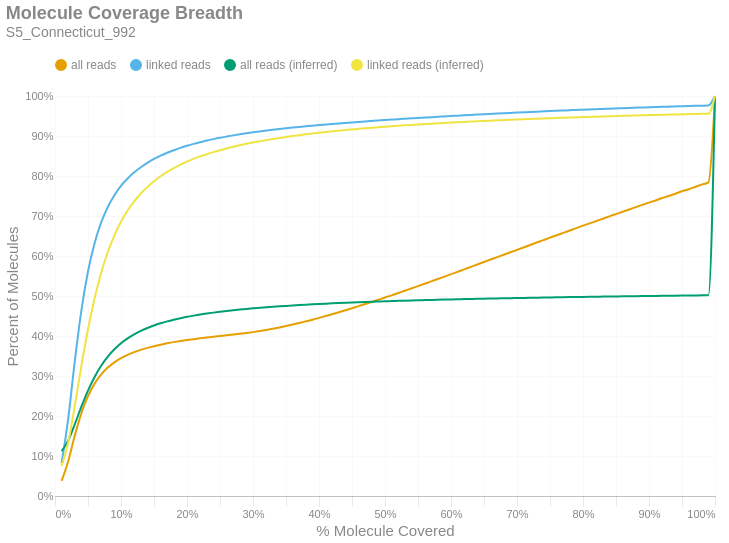

Notebook code for this chart:
### Markdown cell above
### Molecule Read Coverage
This chart shows molecule coverage breadth as computed by the number of bases aligned to that molecule. In other words, "*how much of each unique long molecule is actually sequenced/aligned?*" Keep in mind there is a distinction between sequences and alignments, since some sequences belonging to a particular molecule may not align well and wouldn't appear in the alignment data. This chart also shows molecule coverage breadth as computed by the *inferred fragment* from which the aligned sequences originate. Unlike read coverage, this calculation takes into account the total insert size, including unsequenced gaps between the forward and reverse reads. Like the previous figures, these are cumulative percents.

### Code cell
if SKIPLR:
    print_html(f"Skipped")
else:
    binned_df = consolidated_hist(valids['coverage_bp'], mask, 0.01, True)
    binned_df_inf = consolidated_hist(valids['coverage_inserts'], mask, 0.01, True)
    binned_df = binned_df.with_columns(pl.lit(binned_df_inf['all reads (cumsum)']).alias('all reads (inferred)'))
    binned_df = binned_df.with_columns(pl.lit(binned_df_inf['linked reads (cumsum)']).alias('linked reads (inferred)'))
    binned_df = binned_df.with_columns(
        (pl.col('bin').cast(pl.Float64) + 0.01).alias('right_edge')
    )

    with SafeRender(binned_df):
        (
            density_plot(binned_df, 'Molecule Coverage Breadth', samplename, 'molcov', ['all reads (inferred)','linked reads (inferred)'])
            .encode(
                #x=alt.X('bin:Q', title="% Molecule Covered").axis(format = '%').scale(padding=0),
                x=alt.X('right_edge:Q', title="% Molecule Covered").axis(format='%').scale(padding=0),
                y=alt.Y('value:Q', title='Percent of Molecules')
                    .axis(format='%')
                    .stack(False)
                    .scale(domainMin=0, padding=0),
                color=alt.Color("key:N").scale(domain = ["all reads", "linked reads", "all reads (inferred)", "linked reads (inferred)"]),
                tooltip = [
                    alt.Tooltip("key:N", title = "Data Type"),
                    alt.Tooltip("range_label:N", title="% Molecule Covered"),
                    alt.Tooltip("value:Q", format = ".2%", title="% Molecules")
                ]
            )
        ).display()

### Figure 1 — Vega-Lite specification as saved in the notebook (floating-point values rounded to 4 significant figures)
{"width": "container", "height": 400, "config": {"title": {"anchor": "start", "dy": -15, "fontSize": 18, "color": "#888888", "subtitleColor": "#888888", "subtitleFontSize": 14}, "arc": {"fill": "#0072B2"}, "axis": {"domainColor": "#888888", "domainWidth": 0.5, "gridWidth": 0.2, "grid": false, "titleFontWeight": 400, "titleFontSize": 15, "labelFontSize": 11, "labelColor": "#888888", "tickColor": "#888888", "tickWidth": 0.2, "titleColor": "#888888"}, "axisBand": {"grid": false}, "axisX": {"grid": true, "tickSize": 10, "domainCap": "round"}, "axisY": {"domain": false, "grid": true, "tickSize": 0, "domainCap": "round"}, "background": "transparent", "header": {"labelFontSize": 15, "labelColor": "#888888", "titleFontSize": 15, "titleFontWeight": 600, "titleColor": "#888888"}, "legend": {"labelFont": "sans-serif", "labelFontSize": 12, "labelColor": "#888888", "symbolSize": 100, "symbolType": "circle", "titleFontSize": 12, "titlePadding": 10, "titleColor": "#888888", "title": null, "orient": "top"}, "range": {"category": ["#E69F00", "#56B4E9", "#009E73", "#F0E442", "#0072B2", "#D55E00", "#CC79A7", "#000000"], "diverging": ["#cfe8f3", "#a2d4ec", "#73bfe2", "#46abdb", "#1696d2", "#12719e"]}, "area": {"fill": "#0072B2", "fillOpacity": 0.7, "line": true, "strokeOpacity": 0.7}, "line": {"color": "#0072B2", "stroke": "#0072B2", "strokeWidth": 2}, "trail": {"color": "#0072B2", "stroke": "#0072B2", "strokeWidth": 0, "size": 1}, "point": {"filled": true, "fillOpacity": 1.0, "size": 95}, "text": {"color": "#888888", "fontSize": 11, "align": "right", "fontWeight": 400, "size": 11}, "bar": {"fill": "#0072B2", "stroke": null}, "view": {"stroke": null, "continuousWidth": 660, "continuousHeight": 400}}, "data": {"name": "data-01a08a0b990abdfce60ac549416abec6"}, "mark": {"type": "line", "interpolate": "monotone", "point": {"opacity": 0, "size": 275}}, "encoding": {"color": {"field": "key", "scale": {"domain": ["all reads", "linked reads", "all reads (inferred)", "linked reads (inferred)"]}, "type": "nominal"}, "tooltip": [{"field": "key", "title": "Data Type", "type": "nominal"}, {"field": "range_label", "title": "% Molecule Covered", "type": "nominal"}, {"field": "value", "format": ".2%", "title": "% Molecules", "type": "quantitative"}], "x": {"axis": {"format": "%"}, "field": "right_edge", "scale": {"padding": 0}, "title": "% Molecule Covered", "type": "quantitative"}, "y": {"axis": {"format": "%"}, "field": "value", "scale": {"domainMin": 0, "padding": 0}, "stack": false, "title": "Percent of Molecules", "type": "quantitative"}}, "params": [{"name": "param_c36ac31b6afebe62", "select": {"type": "point", "fields": ["key"]}, "bind": "legend"}], "title": {"text": "Molecule Coverage Breadth", "subtitle": "S5_Connecticut_992"}, "transform": [{"fold": ["all reads (cumsum)", "linked reads (cumsum)", "all reads (inferred)", "linked reads (inferred)"]}, {"calculate": "replace(datum.key, ' (cumsum)', '')", "as": "key"}, {"filter": {"param": "param_c36ac31b6afebe62"}}], "usermeta": {"embedOptions": {"downloadFileName": "S5_Connecticut_992.molcov"}}, "$schema": "https://vega.github.io/schema/vega-lite/v6.1.0.json", "datasets": {"data-01a08a0b990abdfce60ac549416abec6": [{"bin": "0.0", "interval": "0.0-0.01", "all reads": 0.03793, "linked reads": 0.08247, "all reads (cumsum)": 0.03793, "linked reads (cumsum)": 0.08247, "range_label": "0.0-0.01", "all reads (inferred)": 0.112, "linked reads (inferred)": 0.07504, "right_edge": 0.01}, {"bin": "0.01", "interval": "0.01-0.02", "all reads": 0.04916, "linked reads": 0.1103, "all reads (cumsum)": 0.08708, "linked reads (cumsum)": 0.1928, "range_label": "0.01-0.02", "all reads (inferred)": 0.1385, "linked reads (inferred)": 0.1338, "right_edge": 0.02}, {"bin": "0.02", "interval": "0.02-0.03", "all reads": 0.0639, "linked reads": 0.1446, "all reads (cumsum)": 0.151, "linked reads (cumsum)": 0.3374, "range_label": "0.02-0.03", "all reads (inferred)": 0.1794, "linked reads (inferred)": 0.226, "right_edge": 0.03}, {"bin": "0.03", "interval": "0.03-0.04", "all reads": 0.05597, "linked reads": 0.1269, "all reads (cumsum)": 0.2069, "linked reads (cumsum)": 0.4643, "range_label": "0.03-0.04", "all reads (inferred)": 0.2233, "linked reads (inferred)": 0.3256, "right_edge": 0.04}, {"bin": "0.04", "interval": "0.04-0.05", "all reads": 0.04277, "linked reads": 0.09698, "all reads (cumsum)": 0.2497, "linked reads (cumsum)": 0.5613, "range_label": "0.04-0.05", "all reads (inferred)": 0.2635, "linked reads (inferred)": 0.4169, "right_edge": 0.05}, {"bin": "0.05", "interval": "0.05-0.06", "all reads": 0.03126, "linked reads": 0.0708, "all reads (cumsum)": 0.281, "linked reads (cumsum)": 0.6321, "range_label": "0.05-0.06", "all reads (inferred)": 0.2976, "linked reads (inferred)": 0.4944, "right_edge": 0.06}, {"bin": "0.06", "interval": "0.06-0.07", "all reads": 0.02291, "linked reads": 0.05183, "all reads (cumsum)": 0.3039, "linked reads (cumsum)": 0.6839, "range_label": "0.06-0.07", "all reads (inferred)": 0.3256, "linked reads (inferred)": 0.5582, "right_edge": 0.07}, {"bin": "0.07", "interval": "0.07-0.08", "all reads": 0.0171, "linked reads": 0.03862, "all reads (cumsum)": 0.321, "linked reads (cumsum)": 0.7225, "range_label": "0.07-0.08", "all reads (inferred)": 0.3483, "linked reads (inferred)": 0.6099, "right_edge": 0.08}, {"bin": "0.08", "interval": "0.08-0.09", "all reads": 0.01308, "linked reads": 0.02952, "all reads (cumsum)": 0.3341, "linked reads (cumsum)": 0.752, "range_label": "0.08-0.09", "all reads (inferred)": 0.3667, "linked reads (inferred)": 0.6516, "right_edge": 0.09}, {"bin": "0.09", "interval": "0.09-0.1", "all reads": 0.01031, "linked reads": 0.02317, "all reads (cumsum)": 0.3444, "linked reads (cumsum)": 0.7752, "range_label": "0.09-0.1", "all reads (inferred)": 0.3817, "linked reads (inferred)": 0.6858, "right_edge": 0.1}, {"bin": "0.1", "interval": "0.1-0.11", "all reads": 0.008239, "linked reads": 0.01846, "all reads (cumsum)": 0.3526, "linked reads (cumsum)": 0.7937, "range_label": "0.1-0.11", "all reads (inferred)": 0.394, "linked reads (inferred)": 0.7136, "right_edge": 0.11}, {"bin": "0.11", "interval": "0.11-0.12", "all reads": 0.00699, "linked reads": 0.01563, "all reads (cumsum)": 0.3596, "linked reads (cumsum)": 0.8093, "range_label": "0.11-0.12", "all reads (inferred)": 0.4041, "linked reads (inferred)": 0.7367, "right_edge": 0.12}, {"bin": "0.12", "interval": "0.12-0.13", "all reads": 0.005698, "linked reads": 0.01271, "all reads (cumsum)": 0.3653, "linked reads (cumsum)": 0.822, "range_label": "0.12-0.13", "all reads (inferred)": 0.4127, "linked reads (inferred)": 0.7562, "right_edge": 0.13}, {"bin": "0.13", "interval": "0.13-0.14", "all reads": 0.004951, "linked reads": 0.011, "all reads (cumsum)": 0.3703, "linked reads (cumsum)": 0.833, "range_label": "0.13-0.14", "all reads (inferred)": 0.42, "linked reads (inferred)": 0.7727, "right_edge": 0.14}, {"bin": "0.14", "interval": "0.14-0.15", "all reads": 0.004292, "linked reads": 0.0095, "all reads (cumsum)": 0.3746, "linked reads (cumsum)": 0.8425, "range_label": "0.14-0.15", "all reads (inferred)": 0.4263, "linked reads (inferred)": 0.7869, "right_edge": 0.15}, {"bin": "0.15", "interval": "0.15-0.16", "all reads": 0.003747, "linked reads": 0.00826, "all reads (cumsum)": 0.3783, "linked reads (cumsum)": 0.8508, "range_label": "0.15-0.16", "all reads (inferred)": 0.4317, "linked reads (inferred)": 0.7993, "right_edge": 0.16}, {"bin": "0.16", "interval": "0.16-0.17", "all reads": 0.003342, "linked reads": 0.007277, "all reads (cumsum)": 0.3816, "linked reads (cumsum)": 0.8581, "range_label": "0.16-0.17", "all reads (inferred)": 0.4365, "linked reads (inferred)": 0.8102, "right_edge": 0.17}, {"bin": "0.17", "interval": "0.17-0.18", "all reads": 0.003014, "linked reads": 0.006465, "all reads (cumsum)": 0.3847, "linked reads (cumsum)": 0.8645, "range_label": "0.17-0.18", "all reads (inferred)": 0.4407, "linked reads (inferred)": 0.8196, "right_edge": 0.18}, {"bin": "0.18", "interval": "0.18-0.19", "all reads": 0.002729, "linked reads": 0.00578, "all reads (cumsum)": 0.3874, "linked reads (cumsum)": 0.8703, "range_label": "0.18-0.19", "all reads (inferred)": 0.4445, "linked reads (inferred)": 0.8282, "right_edge": 0.19}, {"bin": "0.19", "interval": "0.19-0.2", "all reads": 0.002491, "linked reads": 0.005221, "all reads (cumsum)": 0.3899, "linked reads (cumsum)": 0.8755, "range_label": "0.19-0.2", "all reads (inferred)": 0.4479, "linked reads (inferred)": 0.8359, "right_edge": 0.2}, {"bin": "0.2", "interval": "0.2-0.21", "all reads": 0.002285, "linked reads": 0.00472, "all reads (cumsum)": 0.3922, "linked reads (cumsum)": 0.8802, "range_label": "0.2-0.21", "all reads (inferred)": 0.4509, "linked reads (inferred)": 0.8427, "right_edge": 0.21}, {"bin": "0.21", "interval": "0.21-0.22", "all reads": 0.002125, "linked reads": 0.004243, "all reads (cumsum)": 0.3943, "linked reads (cumsum)": 0.8845, "range_label": "0.21-0.22", "all reads (inferred)": 0.4537, "linked reads (inferred)": 0.849, "right_edge": 0.22}, {"bin": "0.22", "interval": "0.22-0.23", "all reads": 0.002046, "linked reads": 0.004026, "all reads (cumsum)": 0.3963, "linked reads (cumsum)": 0.8885, "range_label": "0.22-0.23", "all reads (inferred)": 0.4562, "linked reads (inferred)": 0.8545, "right_edge": 0.23}, {"bin": "0.23", "interval": "0.23-0.24", "all reads": 0.001923, "linked reads": 0.00365, "all reads (cumsum)": 0.3983, "linked reads (cumsum)": 0.8922, "range_label": "0.23-0.24", "all reads (inferred)": 0.4585, "linked reads (inferred)": 0.8597, "right_edge": 0.24}, {"bin": "0.24", "interval": "0.24-0.25", "all reads": 0.001843, "linked reads": 0.003402, "all reads (cumsum)": 0.4001, "linked reads (cumsum)": 0.8956, "range_label": "0.24-0.25", "all reads (inferred)": 0.4606, "linked reads (inferred)": 0.8645, "right_edge": 0.25}, {"bin": "0.25", "interval": "0.25-0.26", "all reads": 0.001745, "linked reads": 0.003075, "all reads (cumsum)": 0.4018, "linked reads (cumsum)": 0.8986, "range_label": "0.25-0.26", "all reads (inferred)": 0.4626, "linked reads (inferred)": 0.8689, "right_edge": 0.26}, {"bin": "0.26", "interval": "0.26-0.27", "all reads": 0.001737, "linked reads": 0.002929, "all reads (cumsum)": 0.4036, "linked reads (cumsum)": 0.9016, "range_label": "0.26-0.27", "all reads (inferred)": 0.4644, "linked reads (inferred)": 0.8731, "right_edge": 0.27}, {"bin": "0.27", "interval": "0.27-0.28", "all reads": 0.001815, "linked reads": 0.002762, "all reads (cumsum)": 0.4054, "linked reads (cumsum)": 0.9043, "range_label": "0.27-0.28", "all reads (inferred)": 0.4661, "linked reads (inferred)": 0.8769, "right_edge": 0.28}, {"bin": "0.28", "interval": "0.28-0.29", "all reads": 0.001988, "linked reads": 0.002523, "all reads (cumsum)": 0.4074, "linked reads (cumsum)": 0.9069, "range_label": "0.28-0.29", "all reads (inferred)": 0.4677, "linked reads (inferred)": 0.8804, "right_edge": 0.29}, {"bin": "0.29", "interval": "0.29-0.3", "all reads": 0.002298, "linked reads": 0.002393, "all reads (cumsum)": 0.4097, "linked reads (cumsum)": 0.9092, "range_label": "0.29-0.3", "all reads (inferred)": 0.4691, "linked reads (inferred)": 0.8838, "right_edge": 0.3}, {"bin": "0.3", "interval": "0.3-0.31", "all reads": 0.002552, "linked reads": 0.002228, "all reads (cumsum)": 0.4122, "linked reads (cumsum)": 0.9115, "range_label": "0.3-0.31", "all reads (inferred)": 0.4705, "linked reads (inferred)": 0.8868, "right_edge": 0.31}, {"bin": "0.31", "interval": "0.31-0.32", "all reads": 0.002767, "linked reads": 0.002067, "all reads (cumsum)": 0.415, "linked reads (cumsum)": 0.9135, "range_label": "0.31-0.32", "all reads (inferred)": 0.4718, "linked reads (inferred)": 0.8897, "right_edge": 0.32}, {"bin": "0.32", "interval": "0.32-0.33", "all reads": 0.003117, "linked reads": 0.002015, "all reads (cumsum)": 0.4181, "linked reads (cumsum)": 0.9156, "range_label": "0.32-0.33", "all reads (inferred)": 0.473, "linked reads (inferred)": 0.8925, "right_edge": 0.33}, {"bin": "0.33", "interval": "0.33-0.34", "all reads": 0.003268, "linked reads": 0.001918, "all reads (cumsum)": 0.4214, "linked reads (cumsum)": 0.9175, "range_label": "0.33-0.34", "all reads (inferred)": 0.4742, "linked reads (inferred)": 0.8951, "right_edge": 0.34}, {"bin": "0.34", "interval": "0.34-0.35", "all reads": 0.003483, "linked reads": 0.001803, "all reads (cumsum)": 0.4249, "linked reads (cumsum)": 0.9193, "range_label": "0.34-0.35", "all reads (inferred)": 0.4753, "linked reads (inferred)": 0.8976, "right_edge": 0.35}, {"bin": "0.35", "interval": "0.35-0.36", "all reads": 0.003692, "linked reads": 0.001727, "all reads (cumsum)": 0.4286, "linked reads (cumsum)": 0.921, "range_label": "0.35-0.36", "all reads (inferred)": 0.4763, "linked reads (inferred)": 0.8999, "right_edge": 0.36}, {"bin": "0.36", "interval": "0.36-0.37", "all reads": 0.003918, "linked reads": 0.001641, "all reads (cumsum)": 0.4325, "linked reads (cumsum)": 0.9226, "range_label": "0.36-0.37", "all reads (inferred)": 0.4773, "linked reads (inferred)": 0.9021, "right_edge": 0.37}, {"bin": "0.37", "interval": "0.37-0.38", "all reads": 0.004119, "linked reads": 0.001596, "all reads (cumsum)": 0.4366, "linked reads (cumsum)": 0.9242, "range_label": "0.37-0.38", "all reads (inferred)": 0.4783, "linked reads (inferred)": 0.9042, "right_edge": 0.38}, {"bin": "0.38", "interval": "0.38-0.39", "all reads": 0.004242, "linked reads": 0.001554, "all reads (cumsum)": 0.4408, "linked reads (cumsum)": 0.9258, "range_label": "0.38-0.39", "all reads (inferred)": 0.4791, "linked reads (inferred)": 0.9062, "right_edge": 0.39}, {"bin": "0.39", "interval": "0.39-0.4", "all reads": 0.004543, "linked reads": 0.001539, "all reads (cumsum)": 0.4454, "linked reads (cumsum)": 0.9273, "range_label": "0.39-0.4", "all reads (inferred)": 0.48, "linked reads (inferred)": 0.9081, "right_edge": 0.4}, {"bin": "0.4", "interval": "0.4-0.41", "all reads": 0.004454, "linked reads": 0.0014, "all reads (cumsum)": 0.4498, "linked reads (cumsum)": 0.9287, "range_label": "0.4-0.41", "all reads (inferred)": 0.4808, "linked reads (inferred)": 0.91, "right_edge": 0.41}, {"bin": "0.41", "interval": "0.41-0.42", "all reads": 0.004703, "linked reads": 0.001382, "all reads (cumsum)": 0.4545, "linked reads (cumsum)": 0.9301, "range_label": "0.41-0.42", "all reads (inferred)": 0.4816, "linked reads (inferred)": 0.9117, "right_edge": 0.42}, {"bin": "0.42", "interval": "0.42-0.43", "all reads": 0.00484, "linked reads": 0.00134, "all reads (cumsum)": 0.4594, "linked reads (cumsum)": 0.9315, "range_label": "0.42-0.43", "all reads (inferred)": 0.4823, "linked reads (inferred)": 0.9134, "right_edge": 0.43}, {"bin": "0.43", "interval": "0.43-0.44", "all reads": 0.00497, "linked reads": 0.001272, "all reads (cumsum)": 0.4644, "linked reads (cumsum)": 0.9327, "range_label": "0.43-0.44", "all reads (inferred)": 0.483, "linked reads (inferred)": 0.9149, "right_edge": 0.44}, {"bin": "0.44", "interval": "0.44-0.45", "all reads": 0.005063, "linked reads": 0.001256, "all reads (cumsum)": 0.4694, "linked reads (cumsum)": 0.934, "range_label": "0.44-0.45", "all reads (inferred)": 0.4838, "linked reads (inferred)": 0.9165, "right_edge": 0.45}, {"bin": "0.45", "interval": "0.45-0.46", "all reads": 0.005197, "linked reads": 0.001284, "all reads (cumsum)": 0.4746, "linked reads (cumsum)": 0.9353, "range_label": "0.45-0.46", "all reads (inferred)": 0.4844, "linked reads (inferred)": 0.9179, "right_edge": 0.46}, {"bin": "0.46", "interval": "0.46-0.47", "all reads": 0.005211, "linked reads": 0.001218, "all reads (cumsum)": 0.4798, "linked reads (cumsum)": 0.9365, "range_label": "0.46-0.47", "all reads (inferred)": 0.485, "linked reads (inferred)": 0.9193, "right_edge": 0.47}, {"bin": "0.47", "interval": "0.47-0.48", "all reads": 0.005357, "linked reads": 0.001162, "all reads (cumsum)": 0.4852, "linked reads (cumsum)": 0.9376, "range_label": "0.47-0.48", "all reads (inferred)": 0.4856, "linked reads (inferred)": 0.9207, "right_edge": 0.48}, {"bin": "0.48", "interval": "0.48-0.49", "all reads": 0.005315, "linked reads": 0.001159, "all reads (cumsum)": 0.4905, "linked reads (cumsum)": 0.9388, "range_label": "0.48-0.49", "all reads (inferred)": 0.4862, "linked reads (inferred)": 0.922, "right_edge": 0.49}, {"bin": "0.49", "interval": "0.49-0.5", "all reads": 0.00587, "linked reads": 0.001147, "all reads (cumsum)": 0.4964, "linked reads (cumsum)": 0.94, "range_label": "0.49-0.5", "all reads (inferred)": 0.4868, "linked reads (inferred)": 0.9232, "right_edge": 0.5}, {"bin": "0.5", "interval": "0.5-0.51", "all reads": 0.005204, "linked reads": 0.001073, "all reads (cumsum)": 0.5016, "linked reads (cumsum)": 0.941, "range_label": "0.5-0.51", "all reads (inferred)": 0.4873, "linked reads (inferred)": 0.9244, "right_edge": 0.51}, {"bin": "0.51", "interval": "0.51-0.52", "all reads": 0.005866, "linked reads": 0.001105, "all reads (cumsum)": 0.5074, "linked reads (cumsum)": 0.9421, "range_label": "0.51-0.52", "all reads (inferred)": 0.4878, "linked reads (inferred)": 0.9256, "right_edge": 0.52}, {"bin": "0.52", "interval": "0.52-0.53", "all reads": 0.005639, "linked reads": 0.00101, "all reads (cumsum)": 0.5131, "linked reads (cumsum)": 0.9431, "range_label": "0.52-0.53", "all reads (inferred)": 0.4883, "linked reads (inferred)": 0.9267, "right_edge": 0.53}, {"bin": "0.53", "interval": "0.53-0.54", "all reads": 0.005844, "linked reads": 0.001008, "all reads (cumsum)": 0.5189, "linked reads (cumsum)": 0.9442, "range_label": "0.53-0.54", "all reads (inferred)": 0.4888, "linked reads (inferred)": 0.9278, "right_edge": 0.54}, {"bin": "0.54", "interval": "0.54-0.55", "all reads": 0.005782, "linked reads": 0.001016, "all reads (cumsum)": 0.5247, "linked reads (cumsum)": 0.9452, "range_label": "0.54-0.55", "all reads (inferred)": 0.4893, "linked reads (inferred)": 0.9289, "right_edge": 0.55}, {"bin": "0.55", "interval": "0.55-0.56", "all reads": 0.0059, "linked reads": 0.0009769, "all reads (cumsum)": 0.5306, "linked reads (cumsum)": 0.9461, "range_label": "0.55-0.56", "all reads (inferred)": 0.4898, "linked reads (inferred)": 0.9299, "right_edge": 0.56}, {"bin": "0.56", "interval": "0.56-0.57", "all reads": 0.00598, "linked reads": 0.0009919, "all reads (cumsum)": 0.5366, "linked reads (cumsum)": 0.9471, "range_label": "0.56-0.57", "all reads (inferred)": 0.4902, "linked reads (inferred)": 0.9309, "right_edge": 0.57}, {"bin": "0.57", "interval": "0.57-0.58", "all reads": 0.005826, "linked reads": 0.0009209, "all reads (cumsum)": 0.5424, "linked reads (cumsum)": 0.9481, "range_label": "0.57-0.58", "all reads (inferred)": 0.4906, "linked reads (inferred)": 0.9318, "right_edge": 0.58}, {"bin": "0.58", "interval": "0.58-0.59", "all reads": 0.006026, "linked reads": 0.00095, "all reads (cumsum)": 0.5484, "linked reads (cumsum)": 0.949, "range_label": "0.58-0.59", "all reads (inferred)": 0.4911, "linked reads (inferred)": 0.9327, "right_edge": 0.59}, {"bin": "0.59", "interval": "0.59-0.6", "all reads": 0.006104, "linked reads": 0.0009509, "all reads (cumsum)": 0.5545, "linked reads (cumsum)": 0.95, "range_label": "0.59-0.6", "all reads (inferred)": 0.4915, "linked reads (inferred)": 0.9336, "right_edge": 0.6}, {"bin": "0.6", "interval": "0.6-0.61", "all reads": 0.00588, "linked reads": 0.0009045, "all reads (cumsum)": 0.5604, "linked reads (cumsum)": 0.9509, "range_label": "0.6-0.61", "all reads (inferred)": 0.4918, "linked reads (inferred)": 0.9345, "right_edge": 0.61}, {"bin": "0.61", "interval": "0.61-0.62", "all reads": 0.006259, "linked reads": 0.0009262, "all reads (cumsum)": 0.5667, "linked reads (cumsum)": 0.9518, "range_label": "0.61-0.62", "all reads (inferred)": 0.4922, "linked reads (inferred)": 0.9353, "right_edge": 0.62}, {"bin": "0.62", "interval": "0.62-0.63", "all reads": 0.006016, "linked reads": 0.0009028, "all reads (cumsum)": 0.5727, "linked reads (cumsum)": 0.9527, "range_label": "0.62-0.63", "all reads (inferred)": 0.4926, "linked reads (inferred)": 0.9361, "right_edge": 0.63}, {"bin": "0.63", "interval": "0.63-0.64", "all reads": 0.00613, "linked reads": 0.0008842, "all reads (cumsum)": 0.5788, "linked reads (cumsum)": 0.9536, "range_label": "0.63-0.64", "all reads (inferred)": 0.493, "linked reads (inferred)": 0.9369, "right_edge": 0.64}, {"bin": "0.64", "interval": "0.64-0.65", "all reads": 0.006108, "linked reads": 0.0008816, "all reads (cumsum)": 0.5849, "linked reads (cumsum)": 0.9545, "range_label": "0.64-0.65", "all reads (inferred)": 0.4933, "linked reads (inferred)": 0.9377, "right_edge": 0.65}, {"bin": "0.65", "interval": "0.65-0.66", "all reads": 0.00625, "linked reads": 0.0008264, "all reads (cumsum)": 0.5912, "linked reads (cumsum)": 0.9553, "range_label": "0.65-0.66", "all reads (inferred)": 0.4936, "linked reads (inferred)": 0.9384, "right_edge": 0.66}, {"bin": "0.66", "interval": "0.66-0.67", "all reads": 0.005927, "linked reads": 0.000822, "all reads (cumsum)": 0.5971, "linked reads (cumsum)": 0.9561, "range_label": "0.66-0.67", "all reads (inferred)": 0.494, "linked reads (inferred)": 0.9391, "right_edge": 0.67}, {"bin": "0.67", "interval": "0.67-0.68", "all reads": 0.006133, "linked reads": 0.0008039, "all reads (cumsum)": 0.6032, "linked reads (cumsum)": 0.9569, "range_label": "0.67-0.68", "all reads (inferred)": 0.4943, "linked reads (inferred)": 0.9399, "right_edge": 0.68}, {"bin": "0.68", "interval": "0.68-0.69", "all reads": 0.006005, "linked reads": 0.0007876, "all reads (cumsum)": 0.6092, "linked reads (cumsum)": 0.9577, "range_label": "0.68-0.69", "all reads (inferred)": 0.4946, "linked reads (inferred)": 0.9406, "right_edge": 0.69}, {"bin": "0.69", "interval": "0.69-0.7", "all reads": 0.006156, "linked reads": 0.0007889, "all reads (cumsum)": 0.6154, "linked reads (cumsum)": 0.9585, "range_label": "0.69-0.7", "all reads (inferred)": 0.4949, "linked reads (inferred)": 0.9413, "right_edge": 0.7}, {"bin": "0.7", "interval": "0.7-0.71", "all reads": 0.006011, "linked reads": 0.0007995, "all reads (cumsum)": 0.6214, "linked reads (cumsum)": 0.9593, "range_label": "0.7-0.71", "all reads (inferred)": 0.4952, "linked reads (inferred)": 0.9419, "right_edge": 0.71}, {"bin": "0.71", "interval": "0.71-0.72", "all reads": 0.006086, "linked reads": 0.000826, "all reads (cumsum)": 0.6275, "linked reads (cumsum)": 0.9601, "range_label": "0.71-0.72", "all reads (inferred)": 0.4955, "linked reads (inferred)": 0.9425, "right_edge": 0.72}, {"bin": "0.72", "interval": "0.72-0.73", "all reads": 0.006138, "linked reads": 0.0007836, "all reads (cumsum)": 0.6336, "linked reads (cumsum)": 0.9609, "range_label": "0.72-0.73", "all reads (inferred)": 0.4958, "linked reads (inferred)": 0.9432, "right_edge": 0.73}, {"bin": "0.73", "interval": "0.73-0.74", "all reads": 0.005947, "linked reads": 0.0007461, "all reads (cumsum)": 0.6396, "linked reads (cumsum)": 0.9616, "range_label": "0.73-0.74", "all reads (inferred)": 0.4961, "linked reads (inferred)": 0.9438, "right_edge": 0.74}, {"bin": "0.74", "interval": "0.74-0.75", "all reads": 0.006292, "linked reads": 0.000755, "all reads (cumsum)": 0.6459, "linked reads (cumsum)": 0.9624, "range_label": "0.74-0.75", "all reads (inferred)": 0.4964, "linked reads (inferred)": 0.9444, "right_edge": 0.75}, {"bin": "0.75", "interval": "0.75-0.76", "all reads": 0.005853, "linked reads": 0.0006967, "all reads (cumsum)": 0.6517, "linked reads (cumsum)": 0.9631, "range_label": "0.75-0.76", "all reads (inferred)": 0.4967, "linked reads (inferred)": 0.945, "right_edge": 0.76}, {"bin": "0.76", "interval": "0.76-0.77", "all reads": 0.00599, "linked reads": 0.0007011, "all reads (cumsum)": 0.6577, "linked reads (cumsum)": 0.9638, "range_label": "0.76-0.77", "all reads (inferred)": 0.4969, "linked reads (inferred)": 0.9456, "right_edge": 0.77}, {"bin": "0.77", "interval": "0.77-0.78", "all reads": 0.00592, "linked reads": 0.0006976, "all reads (cumsum)": 0.6636, "linked reads (cumsum)": 0.9645, "range_label": "0.77-0.78", "all reads (inferred)": 0.4972, "linked reads (inferred)": 0.9461, "right_edge": 0.78}, {"bin": "0.78", "interval": "0.78-0.79", "all reads": 0.005991, "linked reads": 0.0007025, "all reads (cumsum)": 0.6696, "linked reads (cumsum)": 0.9652, "range_label": "0.78-0.79", "all reads (inferred)": 0.4974, "linked reads (inferred)": 0.9467, "right_edge": 0.79}, {"bin": "0.79", "interval": "0.79-0.8", "all reads": 0.006182, "linked reads": 0.0006848, "all reads (cumsum)": 0.6758, "linked reads (cumsum)": 0.9659, "range_label": "0.79-0.8", "all reads (inferred)": 0.4977, "linked reads (inferred)": 0.9473, "right_edge": 0.8}, {"bin": "0.8", "interval": "0.8-0.81", "all reads": 0.005671, "linked reads": 0.0006354, "all reads (cumsum)": 0.6815, "linked reads (cumsum)": 0.9665, "range_label": "0.8-0.81", "all reads (inferred)": 0.498, "linked reads (inferred)": 0.9478, "right_edge": 0.81}, {"bin": "0.81", "interval": "0.81-0.82", "all reads": 0.005858, "linked reads": 0.0006508, "all reads (cumsum)": 0.6873, "linked reads (cumsum)": 0.9672, "range_label": "0.81-0.82", "all reads (inferred)": 0.4982, "linked reads (inferred)": 0.9484, "right_edge": 0.82}, {"bin": "0.82", "interval": "0.82-0.83", "all reads": 0.005905, "linked reads": 0.000608, "all reads (cumsum)": 0.6932, "linked reads (cumsum)": 0.9678, "range_label": "0.82-0.83", "all reads (inferred)": 0.4985, "linked reads (inferred)": 0.9489, "right_edge": 0.83}, {"bin": "0.83", "interval": "0.83-0.84", "all reads": 0.005864, "linked reads": 0.0006539, "all reads (cumsum)": 0.6991, "linked reads (cumsum)": 0.9684, "range_label": "0.83-0.84", "all reads (inferred)": 0.4987, "linked reads (inferred)": 0.9494, "right_edge": 0.84}, {"bin": "0.84", "interval": "0.84-0.85", "all reads": 0.005717, "linked reads": 0.0006041, "all reads (cumsum)": 0.7048, "linked reads (cumsum)": 0.969, "range_label": "0.84-0.85", "all reads (inferred)": 0.4989, "linked reads (inferred)": 0.9498, "right_edge": 0.85}, {"bin": "0.85", "interval": "0.85-0.86", "all reads": 0.005777, "linked reads": 0.0006142, "all reads (cumsum)": 0.7106, "linked reads (cumsum)": 0.9696, "range_label": "0.85-0.86", "all reads (inferred)": 0.4991, "linked reads (inferred)": 0.9503, "right_edge": 0.86}, {"bin": "0.86", "interval": "0.86-0.87", "all reads": 0.005727, "linked reads": 0.0005701, "all reads (cumsum)": 0.7163, "linked reads (cumsum)": 0.9702, "range_label": "0.86-0.87", "all reads (inferred)": 0.4994, "linked reads (inferred)": 0.9508, "right_edge": 0.87}, {"bin": "0.87", "interval": "0.87-0.88", "all reads": 0.005809, "linked reads": 0.0005476, "all reads (cumsum)": 0.7221, "linked reads (cumsum)": 0.9708, "range_label": "0.87-0.88", "all reads (inferred)": 0.4996, "linked reads (inferred)": 0.9513, "right_edge": 0.88}, {"bin": "0.88", "interval": "0.88-0.89", "all reads": 0.005663, "linked reads": 0.0005657, "all reads (cumsum)": 0.7278, "linked reads (cumsum)": 0.9713, "range_label": "0.88-0.89", "all reads (inferred)": 0.4998, "linked reads (inferred)": 0.9518, "right_edge": 0.89}, {"bin": "0.89", "interval": "0.89-0.9", "all reads": 0.005753, "linked reads": 0.0005476, "all reads (cumsum)": 0.7336, "linked reads (cumsum)": 0.9719, "range_label": "0.89-0.9", "all reads (inferred)": 0.5, "linked reads (inferred)": 0.9522, "right_edge": 0.9}, {"bin": "0.9", "interval": "0.9-0.91", "all reads": 0.005367, "linked reads": 0.0005233, "all reads (cumsum)": 0.7389, "linked reads (cumsum)": 0.9724, "range_label": "0.9-0.91", "all reads (inferred)": 0.5002, "linked reads (inferred)": 0.9526, "right_edge": 0.91}, {"bin": "0.91", "interval": "0.91-0.92", "all reads": 0.006016, "linked reads": 0.0005185, "all reads (cumsum)": 0.7449, "linked reads (cumsum)": 0.9729, "range_label": "0.91-0.92", "all reads (inferred)": 0.5004, "linked reads (inferred)": 0.9531, "right_edge": 0.92}, {"bin": "0.92", "interval": "0.92-0.93", "all reads": 0.005175, "linked reads": 0.000499, "all reads (cumsum)": 0.7501, "linked reads (cumsum)": 0.9734, "range_label": "0.92-0.93", "all reads (inferred)": 0.5006, "linked reads (inferred)": 0.9535, "right_edge": 0.93}, {"bin": "0.93", "interval": "0.93-0.94", "all reads": 0.005686, "linked reads": 0.0005079, "all reads (cumsum)": 0.7558, "linked reads (cumsum)": 0.9739, "range_label": "0.93-0.94", "all reads (inferred)": 0.5008, "linked reads (inferred)": 0.9539, "right_edge": 0.94}, {"bin": "0.94", "interval": "0.94-0.95", "all reads": 0.005973, "linked reads": 0.000484, "all reads (cumsum)": 0.7618, "linked reads (cumsum)": 0.9744, "range_label": "0.94-0.95", "all reads (inferred)": 0.501, "linked reads (inferred)": 0.9543, "right_edge": 0.95}, {"bin": "0.95", "interval": "0.95-0.96", "all reads": 0.00501, "linked reads": 0.0004827, "all reads (cumsum)": 0.7668, "linked reads (cumsum)": 0.9749, "range_label": "0.95-0.96", "all reads (inferred)": 0.5013, "linked reads (inferred)": 0.9547, "right_edge": 0.96}, {"bin": "0.96", "interval": "0.96-0.97", "all reads": 0.005828, "linked reads": 0.0004633, "all reads (cumsum)": 0.7726, "linked reads (cumsum)": 0.9754, "range_label": "0.96-0.97", "all reads (inferred)": 0.5015, "linked reads (inferred)": 0.9551, "right_edge": 0.97}, {"bin": "0.97", "interval": "0.97-0.98", "all reads": 0.005919, "linked reads": 0.0004412, "all reads (cumsum)": 0.7785, "linked reads (cumsum)": 0.9758, "range_label": "0.97-0.98", "all reads (inferred)": 0.5017, "linked reads (inferred)": 0.9555, "right_edge": 0.98}, {"bin": "0.98", "interval": "0.98-0.99", "all reads": 0.005511, "linked reads": 0.0004774, "all reads (cumsum)": 0.784, "linked reads (cumsum)": 0.9763, "range_label": "0.98-0.99", "all reads (inferred)": 0.5019, "linked reads (inferred)": 0.9559, "right_edge": 0.99}, {"bin": "0.99", "interval": "0.99-1.0", "all reads": 0.216, "linked reads": 0.02373, "all reads (cumsum)": 1.0, "linked reads (cumsum)": 1.0, "range_label": "0.99-1.0", "all reads (inferred)": 1.0, "linked reads (inferred)": 1.0, "right_edge": 1.0}]}}
